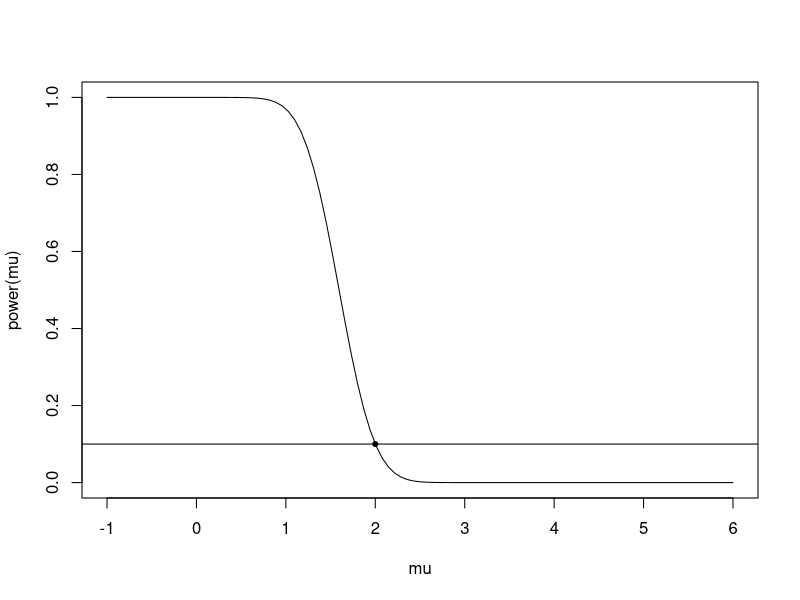
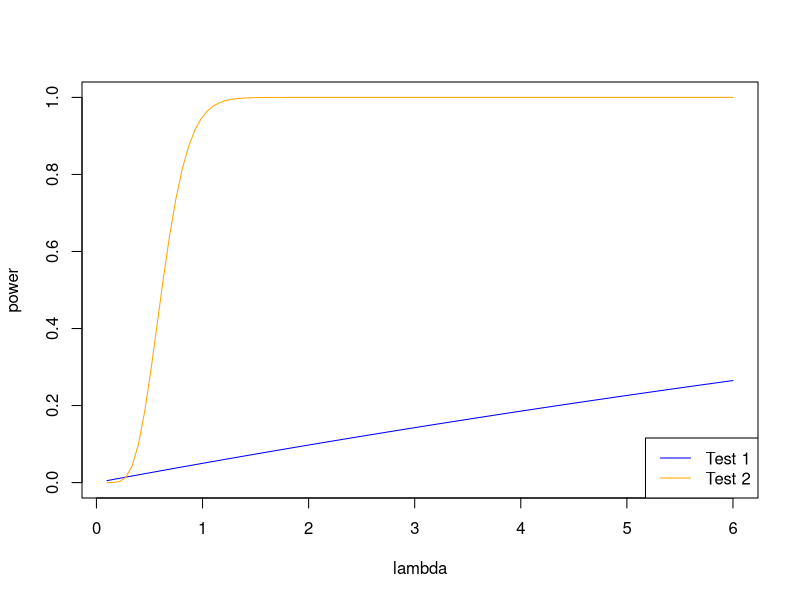

Generate these figures, in order, with R:
## ---- chunk 1
#| echo: false
power <- function(mu) {
  pnorm(2*sqrt(10)-1.28-sqrt(10)*mu)
}
mu <- seq(-1, 6, length = 101)
plot(mu, power(mu), type = "l")
abline(h = 0.10)
points(2, 0.1, pch = 20)
## ---- chunk 2
#| echo: false
power1 <- function(lambda) {
  1-(0.95)^(lambda/1)
}
power2 <- function(lambda) {
  pchisq(lambda/1 * qchisq(0.95, df = 20),df = 20)
}
lambda <- seq(0.1, 6, length = 101)
plot(lambda, power1(lambda), type = "l", ylab = "power", col = "blue", ylim = c(0, 1))
lines(lambda, power2(lambda), col = "orange")
legend("bottomright", legend = c("Test 1", "Test 2"), lwd = c(1, 1), col = c('blue', 'orange'))
